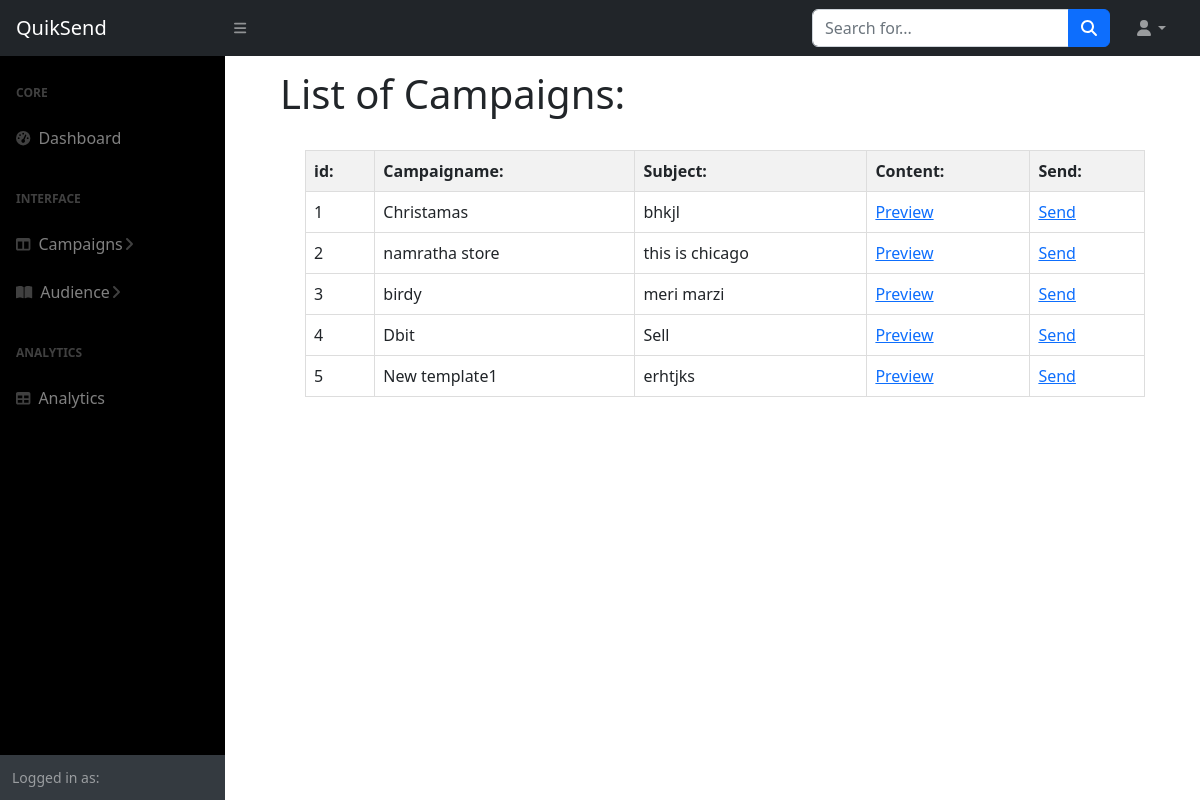
The page /campaign_list on the database its author committed.
### app.py (models this page shows)
class Campaign(db.Model):
    id = db.Column(db.Integer, primary_key=True,unique=True)
    campaign_name = db.Column(db.String(100), nullable=False)
    subject = db.Column(db.String(100), nullable=False)
    content=db.Column(db.Text)

### app.py (the view)
@app.route('/campaign_list', methods=['GET','POST'])
def campaign():
    camp = Campaign.query.all()
    return render_template('camp_list.html',campaign=camp)

### templates/camp_list.html (shortened to what this page needs)
<!DOCTYPE html>
<html lang="en">
    <head>
        <link href="https://cdn.jsdelivr.net/npm/simple-datatables@7.1.2/dist/style.min.css" rel="stylesheet" />
        <link href="/static/dash.css" rel="stylesheet" />
    </head>
    <body class="sb-nav-fixed">
        <nav class="sb-topnav navbar navbar-expand navbar-dark bg-dark">
            <a class="navbar-brand ps-3" href="/dashboard">QuikSend</a>
            <button class="btn btn-link btn-sm order-1 order-lg-0 me-4 me-lg-0" id="sidebarToggle" href="#!"><i class="fas fa-bars"></i></button>
            <form class="d-none d-md-inline-block form-inline ms-auto me-0 me-md-3 my-2 my-md-0">
                <div class="input-group">
                    <input class="form-control" type="text" placeholder="Search for..." aria-label="Search for..." aria-describedby="btnNavbarSearch" />
                    <button class="btn btn-primary" id="btnNavbarSearch" type="button"><i class="fas fa-search"></i></button>
                </div>
            </form>
            <ul class="navbar-nav ms-auto ms-md-0 me-3 me-lg-4">
                <li class="nav-item dropdown">
                    <a class="nav-link dropdown-toggle" id="navbarDropdown" href="#" role="button" data-bs-toggle="dropdown" aria-expanded="false"><i class="fas fa-user fa-fw"></i></a>
                </li>
            </ul>
        </nav>
        <div id="layoutSidenav">
            <div id="layoutSidenav_nav">
                <nav class="sb-sidenav accordion sb-sidenav-dark" id="sidenavAccordion">
                    <div class="sb-sidenav-menu">
                        <div class="nav">
                            <div class="sb-sidenav-menu-heading" >Core</div>
                            <a class="nav-link" href="/dashboard">
                                <div class="sb-nav-link-icon"><i class="fas fa-tachometer-alt"></i></div>
                                Dashboard
                            </a>
                            <div class="sb-sidenav-menu-heading">Interface</div>
                            <a class="nav-link collapsed" href="#" data-bs-toggle="collapse" data-bs-target="#collapseLayouts" aria-expanded="false" aria-controls="collapseLayouts" >
                                <div class="sb-nav-link-icon"><i class="fas fa-columns"></i></div>
                                Campaigns
                                <div class="sb-sidenav-collapse-arrow"><i class="fas fa-angle-down"></i></div>
                            </a>
                            <a class="nav-link collapsed" href="#" data-bs-toggle="collapse" data-bs-target="#collapsePages" aria-expanded="false" aria-controls="collapsePages">
                                <div class="sb-nav-link-icon"><i class="fas fa-book-open"></i></div>
                                Audience
                                <div class="sb-sidenav-collapse-arrow"><i class="fas fa-angle-down"></i></div>
                            </a>
                            <div class="sb-sidenav-menu-heading">Analytics</div>
                            <a class="nav-link" href="tables.html">
                                <div class="sb-nav-link-icon"><i class="fas fa-table"></i></div>
                                Analytics
                            </a>
                        </div>
                    </div>
                    <div class="sb-sidenav-footer">
                        <div class="small">Logged in as:</div>
                    </div>
                </nav>
            </div>
            </div>
        <h1>List of Campaigns:</h1>
        <br>
        <table>
            <thead>
                <tr>
                    <th>id:</th>
                    <th>Campaigname:</th>
                    <th>Subject:</th>
                    <th>Content:</th>
                    <th>Send:</th>
                </tr>
            </thead>
            <tbody>
                {% for entry in campaign %}
                <tr>
                    <td>{{ entry.id }}</td>
                    <td>{{ entry.campaign_name }}</td>
                    <td>{{ entry.subject }}</td>
                    <td><a href="/preview/{{entry.id}}">Preview</a></td>
                    <td><a href="/campaign_scheduling/{{entry.id}}">Send</a></td>
                </tr>
                {% endfor %}
            </tbody>
        </table>
    </body>
</html>

### templates/camp_list.html (style rules this page uses)
h1 { margin-left:280px; margin-top:70px; }
table { margin-left: 305px; border-collapse: collapse; width: 70%; }
th, td { border: 1px solid #ddd; padding: 8px; text-align: left; }
th { background-color: #f2f2f2; }
a { width:50px; }

### rows shown on the page
Campaign: id "1", campaign_name "Christamas", subject "bhkjl"
Campaign: id "2", campaign_name "namratha store", subject "this is chicago"
Campaign: id "3", campaign_name "birdy", subject "meri marzi"
Campaign: id "4", campaign_name "Dbit", subject "Sell"
Campaign: id "5", campaign_name "New template1", subject "erhtjks"
